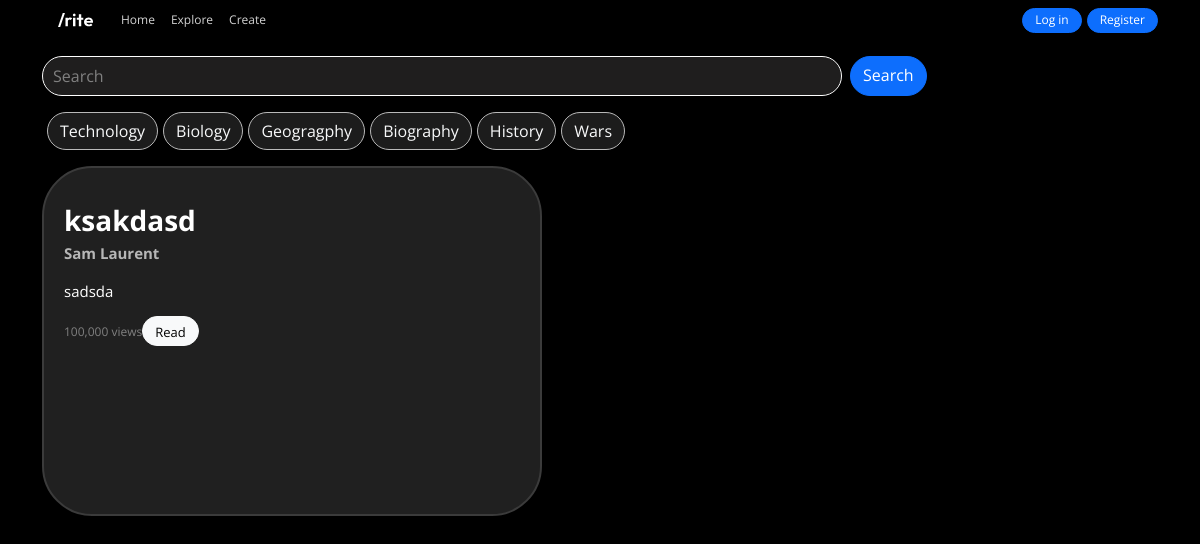
Page /category/4 on the committed database.
### tables this page shows
CREATE TABLE category (
    id INTEGER PRIMARY KEY AUTOINCREMENT,
    category_name TEXT NOT NULL UNIQUE
);

CREATE TABLE article (
    id INTEGER PRIMARY KEY AUTOINCREMENT,
    title TEXT NOT NULL,
    author_id INTEGER NOT NULL,
    text TEXT NOT NULL,
    category_id INTEGER NOT NULL,
    description TEXT,
    FOREIGN KEY (author_id) REFERENCES user(id) ON DELETE CASCADE,
    FOREIGN KEY (category_id) REFERENCES category(id) ON DELETE SET NULL
);

### app.py (the view)
@app.route("/category/<int:category_id>")  # Вказуємо url-адресу для виклику функції
def category_page(category_id):
    categories = db.get_categories()
    articles = db.get_articles_by_category(category_id)
    return render_template("search-page.html", categories=categories, articles=articles, category_name=categories[category_id][1])

### db_scripts.py (called while the page is built)
    def open_db(self):
        self.conn = sqlite3.connect(self.dbname)
        self.cursor = self.conn.cursor()

    def get_categories(self):
        self.open_db()
        self.cursor.execute('''SELECT * FROM category''')
        data = self.cursor.fetchall()
        self.conn.close()
        return data

    def get_articles_by_category(self, category_id):
        self.open_db()
        self.cursor.execute('''SELECT * FROM article WHERE category_id=?''', (category_id,))
        data = self.cursor.fetchall()
        self.conn.close()
        return data

### templates/search-page.html (shortened to what this page needs)
{% extends 'base.html' %}
{% block content %}
<main class="container">
    <form action="{{url_for('search_page')}}" class="d-flex search-bar-full my-3" role="search" method="get">
        <input required name="query" id="search-bar" class="form-control me-2" type="search" placeholder="Search" aria-label="Search" style="width: 50em;">
        <button class="btn btn-primary d-flex" type="submit">Search</button>
      </form>
    <section class="d-flex">
    {% for id, category_name in categories %}
      <a href="/category/{{id}}" value={{id}} class="btn btn-outline-light category-button">{{category_name}}</a>
      {% endfor %}
    </section>
    <section>
        <div class="mt-3 d-flex flex-column flex-wrap flex-lg-row mb-4 text-dark lh-sm text-decoration-none">
            {% for article in articles %}
            <div class="rectangle me-2">
              <div class="text-content">
                <h3 style="font-weight: bold; padding: 1px 20px; margin: 0px; margin-top:35px">{{ article[1] }}</h3>
                <h5 style="color: rgb(182, 182, 182); font-weight: bold; font-size: 15px; margin: 5px 20px;">Sam Laurent</h5>
                <p style="padding: 0px 20px; font-size:15px; margin-top:20px">{{article[5]}}</p>
                <div style="display: flex; align-items: center; justify-content: space-between; margin: 0px 20px;">
                  <div style="display: flex; align-items: center;">
                    <p style="font-size: 12px; color: #808080; margin: 0;">100,000 views</p>
                  </div>
                  <a href="{{url_for('article_page', article_id=article[0])}}" class="btn btn-light" style="height: 30px; font-size: small;">Read</a>
                </div>
              </div>
            </div>
            {% endfor %}
</main>
{% endblock content %}

### static/style.css (style rules this page uses)
body { font-family: "Open Sans", serif; background-color: black; color: white; }
p { color: white; font-size: 16px; }
a { text-decoration: none; color: white; }
.btn { border-radius: 60px; text-align: center; }
h5 { font-weight: 600; }
#search-bar { background-color: #1f1e1e; color: white; border-color: white; border-radius: 100px; padding: 10px; width: 50%; outline: none; }
#search-bar::placeholder { color: gray; }
.search-bar-full { height: 5vh; }
.category-button { margin-left: 5px; background-color: #1c1c1c; border-color: #b9b9b9; }
.rectangle { width: 500px; height: 350px; background-color: #202020; border: 2px solid #3b3b3b; border-radius: 50px; box-shadow: 0 4px 6px rgba(0, 0, 0, 0.1); display: flex; justify-content: left; color: #ffffff; overflow: hidden; margin-bottom: 10px; }

### rows in the picture
category: {{ id }} 1 (drawn), category_name "Technology"
category: {{ id }} 2 (drawn), category_name "Biology"
category: {{ id }} 3 (drawn), category_name "Geogragphy"
category: {{ id }} 4 (drawn), category_name "Biography"
category: {{ id }} 5 (drawn), category_name "History"
category: {{ id }} 6 (drawn), category_name "Wars"
article: title "ksakdasd", description "sadsda"
